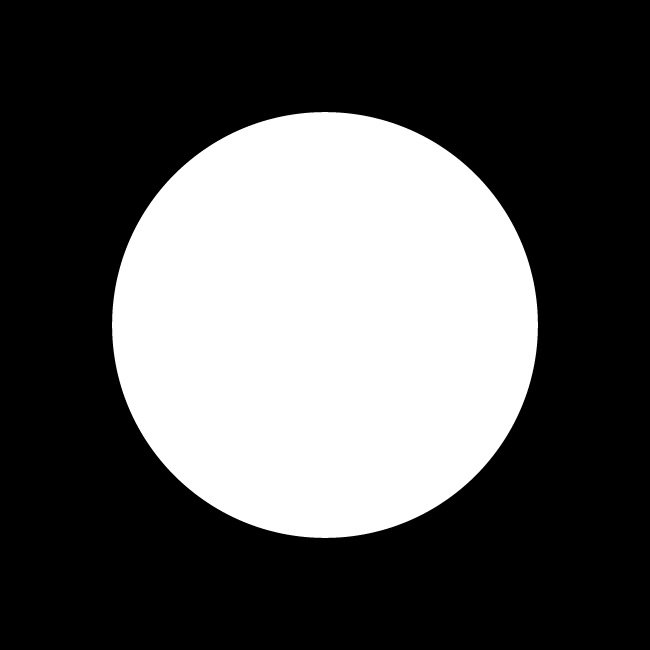
#> input picture img/circle_white_in_black.jpg, 650 x 650 px, found by its file name
$ python 006_Filtering_Frequency_Domain.py
#> lines starting #> are read from the running program, lines starting #| are printed output that depends on the picture; pictures that were not available may be replaced by others from this repository, and a replacement may not be noted
# %% Global definitions
#folder = '/home/bruno/Documentos/Workspaces/Python_Projects/Aulas_PDI/img/'
#folder = '../../img/'
folder = 'img/'


# %% Import libraries
import cv2
import numpy as np


# %% Define functions
def doNothing(x):
    pass


# [72 lines left out: functions createWhiteDisk, createWhiteDisk2, scaleImage2_uchar, createCosineImage, createCosineImage2, applyLogTransform and 1 more, not called in this run]


# %% Demonstrate the creation of a Gaussian filter
rows = 400
cols = 400
theta = 0
xc = 200
yc = 200
sx = 120
sy = 40

cv2.namedWindow('img', cv2.WINDOW_KEEPRATIO)

cv2.createTrackbar("xc", "img", xc, int(rows), doNothing)
cv2.createTrackbar("yc", "img", yc, int(cols), doNothing)
cv2.createTrackbar("sx", "img", sx, int(rows), doNothing)
cv2.createTrackbar("sy", "img", sy, int(cols), doNothing)
cv2.createTrackbar("theta", "img", theta, 360, doNothing)
#> slider 'theta' is set to 100

while 0xFF & cv2.waitKey(1) != ord('q'):
#> (key q is pressed here)
    xc = cv2.getTrackbarPos("xc", "img")
    yc = cv2.getTrackbarPos("yc", "img")
    sx = cv2.getTrackbarPos("sx", "img")
    sy = cv2.getTrackbarPos("sy", "img")
    theta = cv2.getTrackbarPos("theta", "img")
    img = create2DGaussian(rows, cols, xc, yc, sx, sy, theta)
    cv2.imshow('img', cv2.applyColorMap(scaleImage2_uchar(img),
                                        cv2.COLORMAP_JET))
cv2.destroyAllWindows()

# %% The Discrete Fourier Transform - Part I - Obtaining real and imaginary
# parts of the Fourier Transform
img = cv2.imread(folder + 'circle_white_in_black.jpg', cv2.IMREAD_GRAYSCALE)
#> img is the input picture: shape (650, 650); min 0, max 255, mean 86

cv2.namedWindow("Original", cv2.WINDOW_KEEPRATIO)
cv2.namedWindow("Plane 0 - Real", cv2.WINDOW_KEEPRATIO)
cv2.namedWindow("Plane 1 - Imaginary", cv2.WINDOW_KEEPRATIO)

planes = [np.zeros(img.shape, dtype=np.float64),
          np.zeros(img.shape, dtype=np.float64)]
planes[0][:] = np.float64(img[:])

img2 = cv2.merge(planes)
img2 = cv2.dft(img2)

planes = cv2.split(img2)

# cv2.normalize(planes[0], planes[0], 1, 0, cv2.NORM_MINMAX)
# cv2.normalize(planes[1], planes[1], 1, 0, cv2.NORM_MINMAX)

while 0xFF & cv2.waitKey(1) != ord('q'):
#> (key q is pressed here)
    cv2.imshow('Original', img)
    cv2.imshow('Plane 0 - Real', planes[0])
    cv2.imshow('Plane 1 - Imaginary', planes[1])
cv2.destroyAllWindows()

# %% DFT - Part II -> Applying the log transform
img = cv2.imread(folder + 'Lenna.png', cv2.IMREAD_GRAYSCALE)
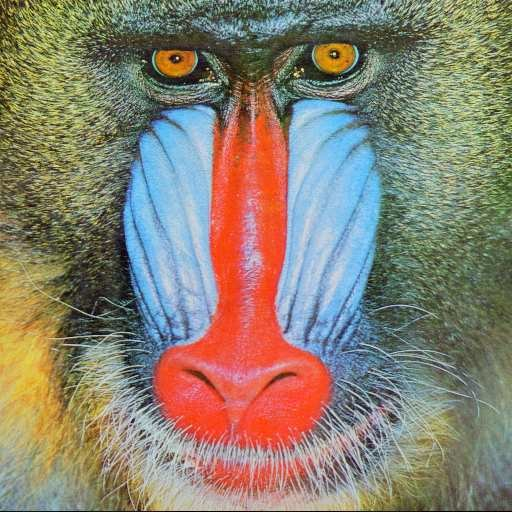
#> input picture img/baboon.jpg, 512 x 512 px, given in place of Lenna.png, which was not available
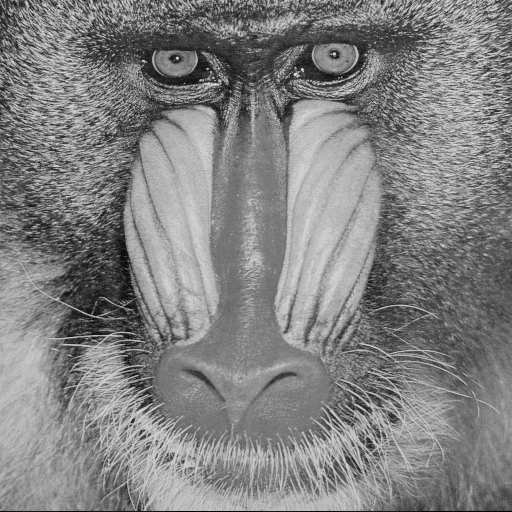
#> img: shape (512, 512); min 0, max 251, mean 129.6

cv2.namedWindow("Original", cv2.WINDOW_KEEPRATIO)
cv2.namedWindow("Plane 0 - Real", cv2.WINDOW_KEEPRATIO)
cv2.namedWindow("Plane 1 - Imaginary", cv2.WINDOW_KEEPRATIO)
cv2.namedWindow("Mag", cv2.WINDOW_KEEPRATIO)

planes = [np.zeros(img.shape, dtype=np.float64),
          np.zeros(img.shape, dtype=np.float64)]

planes[0][:] = np.float64(img[:])
planes[1][:] = np.float64(img[:])

cv2.normalize(planes[0], planes[0], 1, 0, cv2.NORM_MINMAX)
cv2.normalize(planes[1], planes[1], 1, 0, cv2.NORM_MINMAX)

img2 = cv2.merge(planes)
img2 = cv2.dft(img2)
planes = cv2.split(img2)

mag = cv2.magnitude(planes[0], planes[1])
mag += 1
mag = np.log(mag)
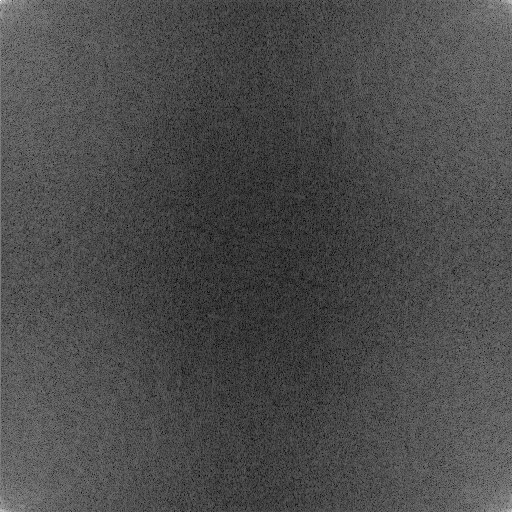
#> mag: shape (512, 512) float64; min 0.0812, max 12.16, mean 3.66; drawn with min black and max white

cv2.normalize(mag, mag, 1, 0, cv2.NORM_MINMAX)

while cv2.waitKey(1) != ord('q'):
#> (key q is pressed here)
    cv2.imshow('Original', img)
    cv2.imshow('Plane 0 - Real', planes[0])
    cv2.imshow('Plane 1 - Imaginary', planes[1])
    cv2.imshow('Mag', mag)
cv2.destroyAllWindows()

# %% DFT - Part III -> Shifting the Transform
img = cv2.imread(folder + 'Lenna.png', cv2.IMREAD_GRAYSCALE)

cv2.namedWindow("Original", cv2.WINDOW_KEEPRATIO)
cv2.namedWindow("Mag", cv2.WINDOW_KEEPRATIO)
cv2.namedWindow("Mag Shifted", cv2.WINDOW_KEEPRATIO)

planes = [np.zeros(img.shape, dtype=np.float64),
          np.zeros(img.shape, dtype=np.float64)]

planes[0][:] = np.float64(img[:])
planes[1][:] = np.float64(img[:])
cv2.normalize(planes[0], planes[0], 1, 0, cv2.NORM_MINMAX)
cv2.normalize(planes[1], planes[1], 1, 0, cv2.NORM_MINMAX)

img2 = cv2.merge(planes)
img2 = cv2.dft(img2)
planes = cv2.split(img2)

mag = cv2.magnitude(planes[0], planes[1])
mag += 1
mag = np.log(mag)

cv2.normalize(mag, mag, 1, 0, cv2.NORM_MINMAX)

while cv2.waitKey(1) != ord('q'):
    # print(mag)
#> (key q is pressed here)
    cv2.imshow('Original', img)
    cv2.imshow('Mag Shifted', np.fft.fftshift(mag))
    cv2.imshow('Mag', mag)
cv2.destroyAllWindows()

# %% The Discrete Fourier Transform
rows = 200
cols = 200
disk = np.zeros((rows, cols), np.float32)

cv2.namedWindow("disk", cv2.WINDOW_KEEPRATIO)

xc = 100
yc = 100
radius = 20

cv2.createTrackbar("xc", "disk", xc, disk.shape[0], doNothing)
cv2.createTrackbar("yc", "disk", yc, disk.shape[1], doNothing)
cv2.createTrackbar("radius", "disk", radius, int(disk.shape[1] / 2), doNothing)

while cv2.waitKey(1) != ord('q'):
#> (key q is pressed here)
    xc = cv2.getTrackbarPos("xc", "disk")
    yc = cv2.getTrackbarPos("yc", "disk")
    radius = cv2.getTrackbarPos("radius", "disk")
    disk = createWhiteDisk2(200, 200, xc, yc, radius)

    cv2.imshow("disk", disk)
cv2.destroyAllWindows()

# %% The Discrete Fourier Transform - Part III - Lowpass Filtering
# Ressaltar o surgimento de "falseamento", isto é, frequencia notáveis
# quando é feita a transformada inversa. Isto ocorre pq o filtro é IDEAL.
# Comparar o resultado da filtragem usando uma Gaussiana como filtro.
img = cv2.imread(folder + "Lenna.png", cv2.IMREAD_GRAYSCALE)

radius = 50
cv2.namedWindow("mask", cv2.WINDOW_KEEPRATIO)
cv2.createTrackbar("radius", "mask", radius, img.shape[0], doNothing)

while cv2.waitKey(1) != ord('q'):
#> (key q is pressed here)
    radius = cv2.getTrackbarPos("radius", "mask")

    #    mask = createWhiteDisk2(img.shape[0],
    #                            img.shape[1],
    #                            int(img.shape[0] / 2),
    #                            int(img.shape[1] / 2),
    #                            radius)
    mask = create2DGaussian(img.shape[0],
                            img.shape[1],
                            int(img.shape[0] / 2),
                            int(img.shape[1] / 2),
                            radius,
                            radius,
                            theta=0)

    img = np.float32(img)

    planes = [img, np.zeros(img.shape, dtype=np.float32)]

    img2 = cv2.merge(planes)
    img2 = cv2.dft(img2)
    planes = cv2.split(img2)

    planes[0] = np.multiply(np.fft.fftshift(mask), planes[0])
    planes[1] = np.multiply(np.fft.fftshift(mask), planes[1])
    img2 = cv2.merge(planes)
    img2 = cv2.idft(img2)
    img2 = np.fft.fftshift(img2)

    cv2.imshow("img", scaleImage2_uchar(img))
    cv2.imshow("planes_0", np.fft.fftshift(planes[0]))
    cv2.imshow("planes_1", np.fft.fftshift(planes[1]))
    cv2.imshow("mask", np.fft.fftshift(mask))
    cv2.imshow("img2", np.fft.fftshift(scaleImage2_uchar(img2[:, :, 1])))
cv2.destroyAllWindows()

# %% The Discrete Fourier Transform - Part IV - Highpass Filtering
img = cv2.imread(folder + "Lenna.png", cv2.IMREAD_GRAYSCALE)
radius = 50
cv2.namedWindow("mask", cv2.WINDOW_KEEPRATIO)
cv2.createTrackbar("radius", "mask", radius, img.shape[0], doNothing)

while cv2.waitKey(1) != ord('q'):
#> (key q is pressed here)
    radius = cv2.getTrackbarPos("radius", "mask")

    #    mask = createWhiteDisk2(img.shape[0],
    #                            img.shape[1],
    #                            int(img.shape[0] / 2),
    #                            int(img.shape[1] / 2),
    #                            radius)
    mask = 1.0 - create2DGaussian(img.shape[0],
                                  img.shape[1],
                                  int(img.shape[0] / 2),
                                  int(img.shape[1] / 2),
                                  radius + 1,
                                  radius + 1,
                                  theta=0)

    img = np.float32(img)

    planes = [img, np.zeros(img.shape, dtype=np.float32)]

    img2 = cv2.merge(planes)
    img2 = cv2.dft(img2)
    planes = cv2.split(img2)

    planes[0] = np.multiply(np.fft.fftshift(mask), planes[0])
    planes[1] = np.multiply(np.fft.fftshift(mask), planes[1])
    img2 = cv2.merge(planes)
    img2 = cv2.idft(img2)
    img2 = np.fft.fftshift(img2)

    cv2.imshow("img", scaleImage2_uchar(img))
    cv2.imshow("planes_0", np.fft.fftshift(planes[0]))
    cv2.imshow("planes_1", np.fft.fftshift(planes[1]))
    cv2.imshow("mask", np.fft.fftshift(mask))
    cv2.imshow("img2", np.fft.fftshift(scaleImage2_uchar(img2[:, :, 1])))
cv2.destroyAllWindows()

# %% The Discrete Fourier Transform - Visualizing sinusoidal images - Part I
rows = 250
cols = 250
freq = 1
theta = 0

cv2.namedWindow("img", cv2.WINDOW_KEEPRATIO)

cv2.createTrackbar("Freq", "img", freq, 500, doNothing)
cv2.createTrackbar("Theta", "img", theta, 360, doNothing)
#> slider 'Theta' is set to 100

while cv2.waitKey(1) != ord('q'):
#> (key q is pressed here)
    freq = cv2.getTrackbarPos("Freq", "img")
    theta = cv2.getTrackbarPos("Theta", "img")

    #    img = createCosineImage(rows,
    #                            cols,
    #                            float(freq/1e3),
    #                            float(2 * np.pi * theta/100.0)) # ~0.2 second
    img = createCosineImage2(rows,
                             cols,
                             float(freq / 1e3),
                             theta)  # ~0.001 second
    cv2.imshow("img", scaleImage2_uchar(img))
cv2.destroyAllWindows()

0
# %% The Discrete Fourier Transform - Adding sinusoidal noise to images - Part I
cv2.namedWindow("mag", cv2.WINDOW_KEEPRATIO)
cv2.namedWindow("img", cv2.WINDOW_KEEPRATIO)

img = cv2.imread(folder + "Lenna.png", cv2.IMREAD_GRAYSCALE)

img = np.float32(img)
img = img / 255.0

rows = img.shape[0]
#> rows = 512
cols = img.shape[1]
#> cols = 512

freq = 90
theta = 10
gain = 30

cv2.createTrackbar("Freq", "img", freq, 500, doNothing)
cv2.createTrackbar("Theta", "img", theta, 100, doNothing)
cv2.createTrackbar("Gain", "img", gain, 100, doNothing)

while cv2.waitKey(1) != ord('q'):
#> (key q is pressed here)
    freq = cv2.getTrackbarPos("Freq", "img")
    theta = cv2.getTrackbarPos("Theta", "img")
    gain = cv2.getTrackbarPos("Gain", "img")

    noise = createCosineImage2(rows, cols, float(freq / 1e3), theta)
    noise = img + float(gain / 100.0) * noise

    img3 = np.copy(noise)
    planes = [img3, np.zeros(img3.shape, np.float64)]
    img2 = cv2.merge(planes)
    img2 = cv2.dft(img2)
    planes = cv2.split(img2)
    mag = cv2.magnitude(planes[0], planes[1])
    mag = applyLogTransform(mag)

    cv2.imshow("img", scaleImage2_uchar(noise))
    cv2.imshow("mag", cv2.applyColorMap(
        np.fft.fftshift(scaleImage2_uchar(mag)),
        cv2.COLORMAP_OCEAN))
cv2.destroyAllWindows()

# %% The Discrete Fourier Transform - Adding sinusoidal noise to images - Part II
cv2.namedWindow("img", cv2.WINDOW_KEEPRATIO)
cv2.namedWindow("mask", cv2.WINDOW_KEEPRATIO)

img = cv2.imread(folder + "Lenna.png", cv2.IMREAD_GRAYSCALE)
img = np.float32(img)
img = img / 255.0

rows = img.shape[0]
cols = img.shape[1]

freq = 90
theta = 10
gain = 30

cv2.createTrackbar("Freq", "img", freq, 500, doNothing)
cv2.createTrackbar("Theta", "img", theta, 100, doNothing)
cv2.createTrackbar("Gain", "img", gain, 100, doNothing)

bandwidth = 2
outer_radius = 256 - 210 + bandwidth
inner_radius = 256 - 210 - bandwidth
cv2.createTrackbar("in_radius", "mask", inner_radius, img.shape[1], doNothing)
cv2.createTrackbar("out_radius", "mask", outer_radius, img.shape[1], doNothing)

while cv2.waitKey(1) != ord('q'):
#> (key q is pressed here)
    freq = cv2.getTrackbarPos("Freq", "img")
    theta = cv2.getTrackbarPos("Theta", "img")
    gain = cv2.getTrackbarPos("Gain", "img")

    outer_radius = cv2.getTrackbarPos("in_radius", "mask")
    inner_radius = cv2.getTrackbarPos("out_radius", "mask")

    noise = img + float(gain / 100.0) * createCosineImage2(
        rows, cols, float(freq / 1e3), theta)

    mask = 1 - (createWhiteDisk2(rows, cols, int(cols / 2),
                                 int(rows / 2), outer_radius) - createWhiteDisk2(rows, cols, int(cols / 2),
                                                                                 int(rows / 2), inner_radius))

    planes = [np.copy(noise), np.zeros(noise.shape, np.float64)]
    img2 = cv2.merge(planes)
    img2 = cv2.dft(img2)
    planes = cv2.split(img2)
    mag = cv2.magnitude(planes[0], planes[1])
    mag = applyLogTransform(mag)
    planes[0] = np.multiply(np.fft.fftshift(mask), planes[0])
    planes[1] = np.multiply(np.fft.fftshift(mask), planes[1])
    tmp = cv2.merge(planes)
    tmp = cv2.idft(tmp)

    cv2.imshow("img", scaleImage2_uchar(noise))
    cv2.imshow("mag", cv2.applyColorMap(np.fft.fftshift(scaleImage2_uchar(mag)), cv2.COLORMAP_OCEAN))
    cv2.imshow("mask", scaleImage2_uchar(mask))
    cv2.imshow("tmp", scaleImage2_uchar(tmp[:, :, 0]))
cv2.destroyAllWindows()
